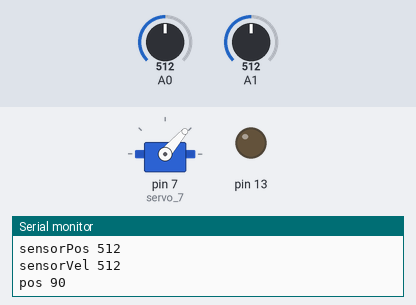
A sketch run on a simulated Arduino Uno, built with avr-gcc and run on an emulated ATmega328P. On the bench: servo, output pins drawn as LEDs (lit = HIGH), the last lines printed to the serial monitor. The test bench sets the inputs (shaded band); at power-on: A0 = 512, A1 = 512.

Above: at 3.5 s.
3.6 s: A0 set to 1005
At 3.77 s:
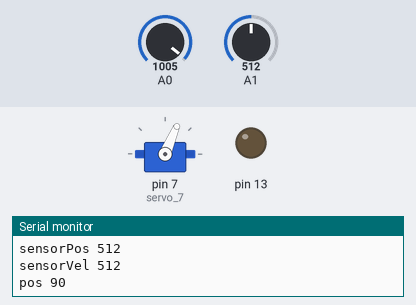
9.6 s: A0 set to 1023
At 12.21 s:
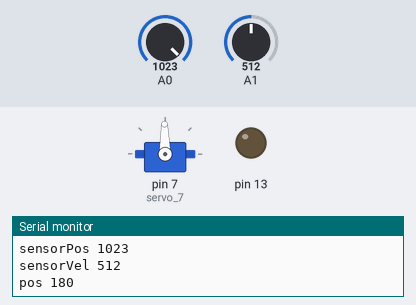
13.2 s: A1 set to 610
At 13.42 s:
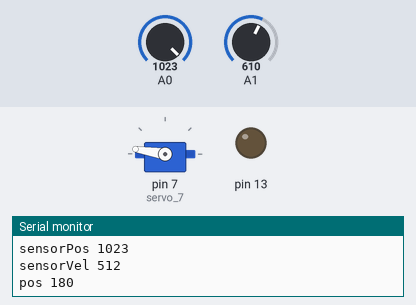
20.5 s: A0 set to 13
24.1 s: A0 set to 10
27.7 s: A1 set to 415
31.3 s: A1 set to 387
At 31.54 s:
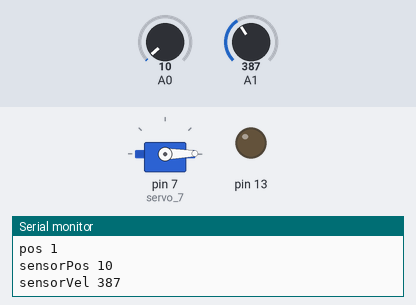
Timing chart, 0 to 35.9 s (numbered marks = the images above; inputs shaded):
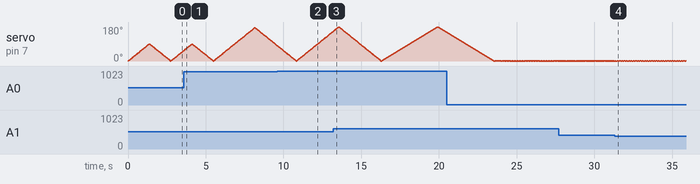

Measured:
- the behaviour switches between 1022 and 1023 on A0 (found by bisection; images 1 and 2)
- the behaviour switches between 400 and 399 on A1 (found by bisection; images 3 and 4)
- after the input at 31.3 s, servo on pin 7 (servo_7): alternates 1° for 0.02 s and 0° for 0.02 s, starting after 0.14 s

The sketch:

control_velocidade_helice.ino
```cpp
#include <Servo.h>

#include <SoftwareSerial.h>

int pos = 0;

int sensorPos = 0;

int sensorVel = 0;

int i = 0;

Servo servo_7;

void setup()

{

  servo_7.attach(7);

  pinMode(A0, INPUT);

  pinMode(A1, INPUT);

  pinMode(13, OUTPUT);

  Serial.begin(9600);

}

int defVel(int vel){

  if(vel >= 1000){

    return 30;

  } else if(vel >= 800){

    return 25;

  } else if (vel >= 600){

    return 20;

  } else if (vel >= 400){

    return 15;

  } else if (vel >= 200){

    return 10;

  } else {

    return 5;

  }

}

void loop()

{

   sensorPos = analogRead(A0);

   sensorVel = analogRead(A1);

   pos = map(sensorPos,0,1023,0,180);

  Serial.print("sensorPos ");

  Serial.println(sensorPos);

  Serial.print("sensorVel ");

  Serial.println(sensorVel);

  Serial.print("pos ");

  Serial.println(pos);

  for (i = 0; i <= pos; i++) {

    // tell servo to go to position in variable 'pos'

    servo_7.write(i);

    // wait 15 ms for servo to reach the position

    delay(defVel(sensorVel)); // Wait for 15 millisecond(s)

  }

  for (i= pos; i >= 0; i --) {

    // tell servo to go to position in variable 'pos'

    servo_7.write(i);

    // wait 15 ms for servo to reach the position

    delay(defVel(sensorVel)); // Wait for 15 millisecond(s)

  }

}

 
```
